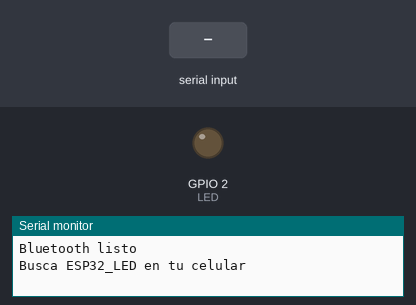
The sketch below on a simulated ESP32. Shown: output pins drawn as LEDs (lit = HIGH), the last lines printed to the serial monitor. The inputs (shaded band) are chosen by the test bench. Nothing arrives over Bluetooth unless stated.

Above: at 1.2 s.
1.3 s: "1" received over the second serial link
At 1.8 s:
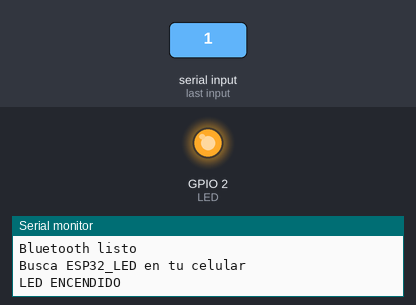
2.8 s: "0" received over the second serial link
At 4.2 s:
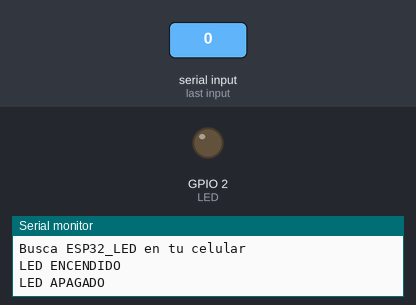
Timing chart, 0 to 5.8 s (numbered marks = the images above; inputs shaded):
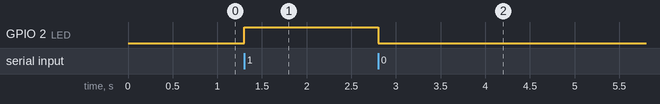

The sketch:

ESP32_BLUETOOTH.ino
```cpp
#include "BluetoothSerial.h"

BluetoothSerial SerialBT;

const int LED = 2;
char dato;

void setup() {
  Serial.begin(115200);

  pinMode(LED, OUTPUT);
  digitalWrite(LED, LOW);

  SerialBT.begin("ESP32_de_Anthony");

  Serial.println("Bluetooth listo");
  Serial.println("Busca ESP32_LED en tu celular");
}

void loop() {
  if (SerialBT.available()) {
    dato = SerialBT.read();

    if (dato == '1') {
      digitalWrite(LED, HIGH);
      SerialBT.println("LED ENCENDIDO");
      Serial.println("LED ENCENDIDO");
    }
    else if (dato == '0') {
      digitalWrite(LED, LOW);
      SerialBT.println("LED APAGADO");
      Serial.println("LED APAGADO");
    }
  }
}
```

Measured:
- after the input at 1.3 s, GPIO 2 (LED): LOW → HIGH at once
- after the input at 2.8 s, GPIO 2 (LED): HIGH → LOW at once
